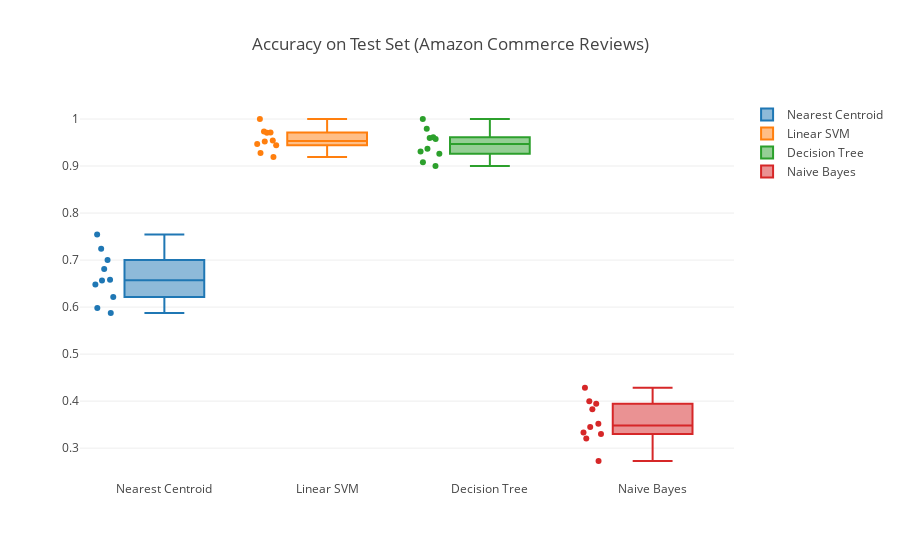

The cell this chart's notebook holds for it:
### Code cell
traces = []
for clf_name in names:
    traces.append(go.Box(
        y=cl_scores[clf_name]['test_score'],
        boxpoints='all',
        name=clf_name
    ))
    
layout = go.Layout(title="Accuracy on Test Set (Amazon Commerce Reviews)")
    
py.iplot(go.Figure(data=traces, layout=layout))

### Figure 1 — Plotly figure (JSON) as saved in the notebook; plotly's stock layout.template omitted (floating-point values rounded to 4 significant figures)
{"data": [{"boxpoints": "all", "name": "Nearest Centroid", "type": "box", "uid": "69e0029c-f956-482b-ad5a-b37e534cf1ad", "y": [0.6214, 0.6566, 0.5979, 0.6809, 0.7241, 0.6579, 0.7, 0.5873, 0.7544, 0.6481]}, {"boxpoints": "all", "name": "Linear SVM", "type": "box", "uid": "37be58f0-05fb-4d89-9a3d-1b9155d2c64f", "y": [0.9709, 0.9192, 0.9278, 0.9468, 0.954, 0.9737, 0.9714, 0.9524, 1, 0.9444]}, {"boxpoints": "all", "name": "Decision Tree", "type": "box", "uid": "ae44d158-2209-462a-bd23-3e13f2d2eebe", "y": [0.9612, 0.9596, 0.9794, 0.9574, 0.931, 0.9079, 0.9, 0.9365, 1, 0.9259]}, {"boxpoints": "all", "name": "Naive Bayes", "type": "box", "uid": "01ea916b-7f7f-42df-a5c4-78f15b407ae6", "y": [0.3204, 0.2727, 0.3299, 0.383, 0.3448, 0.3947, 0.4, 0.4286, 0.3333, 0.3519]}], "layout": {"autosize": true, "title": "Accuracy on Test Set (Amazon Commerce Reviews)", "xaxis": {"autorange": true, "range": [-0.696, 3.5], "type": "category"}, "yaxis": {"autorange": true, "range": [0.2323, 1.04], "type": "linear"}}}
